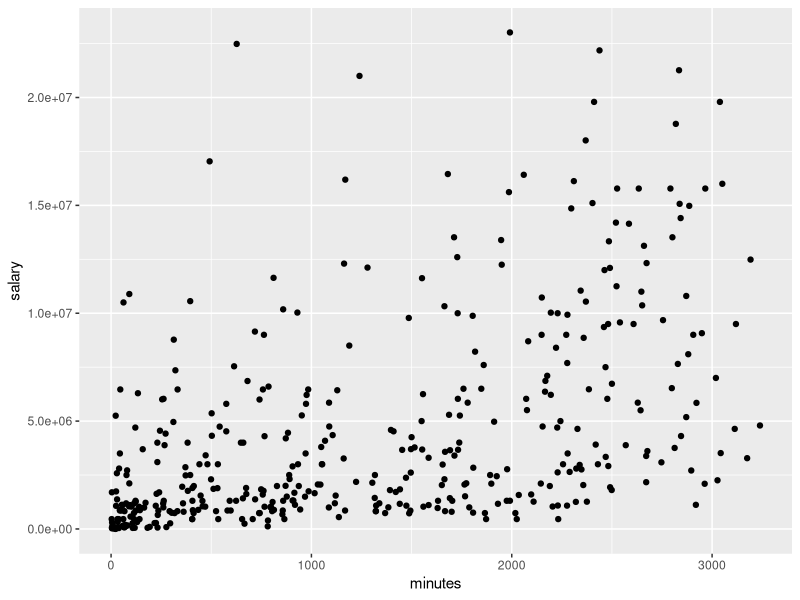
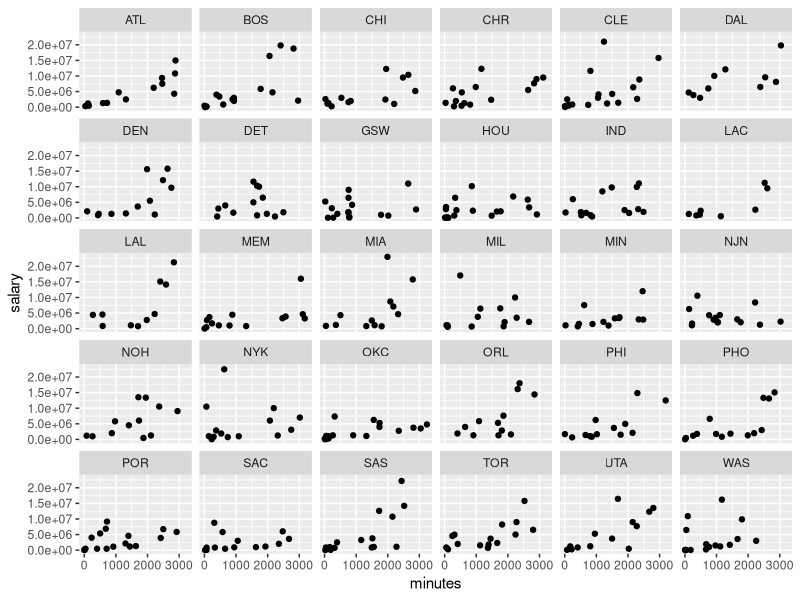
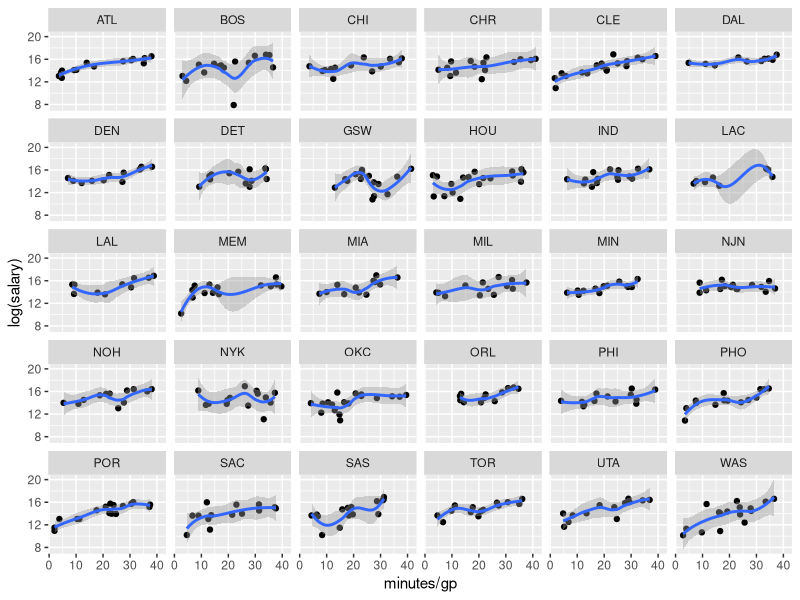
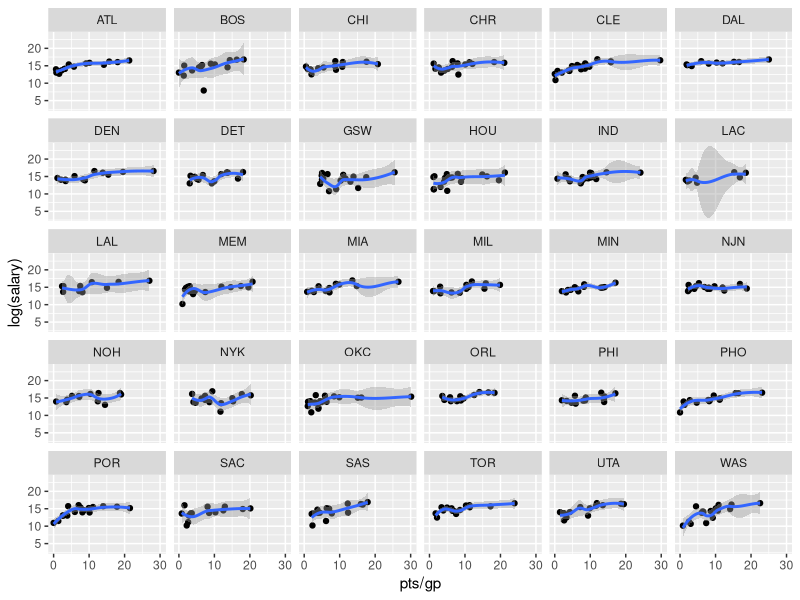
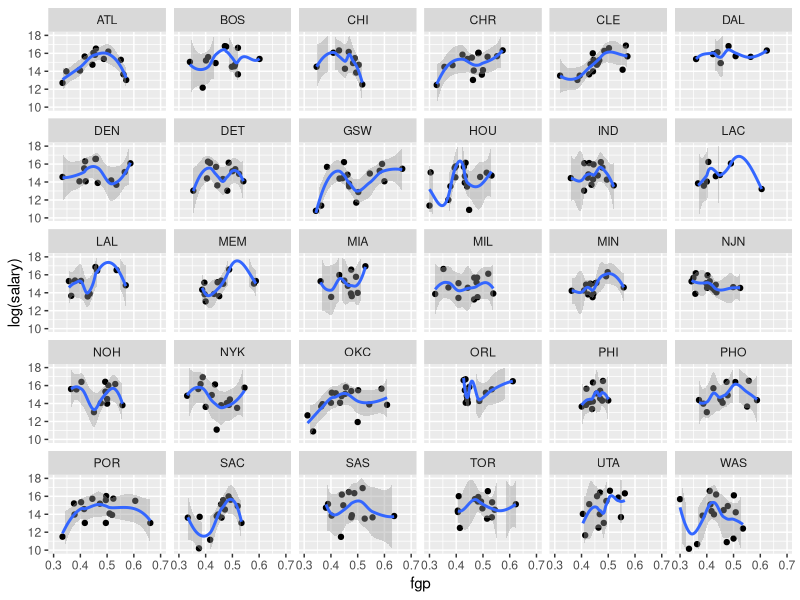
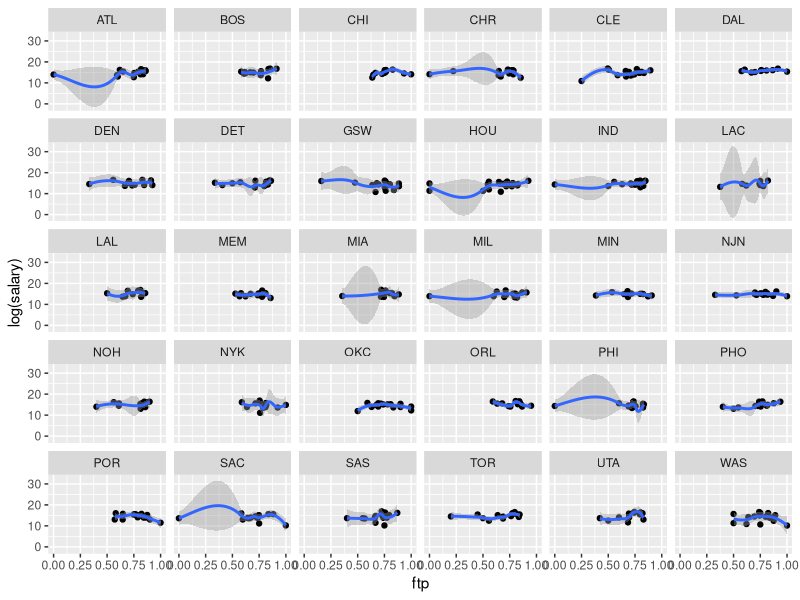
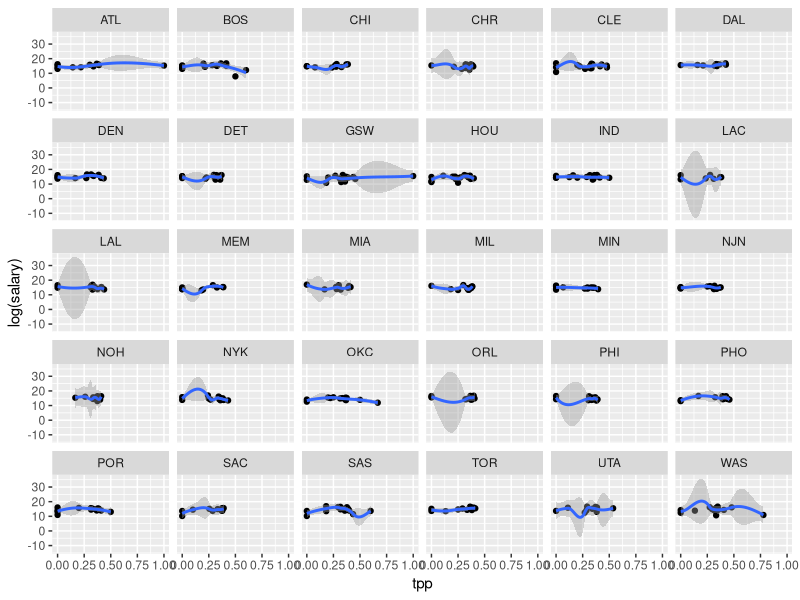
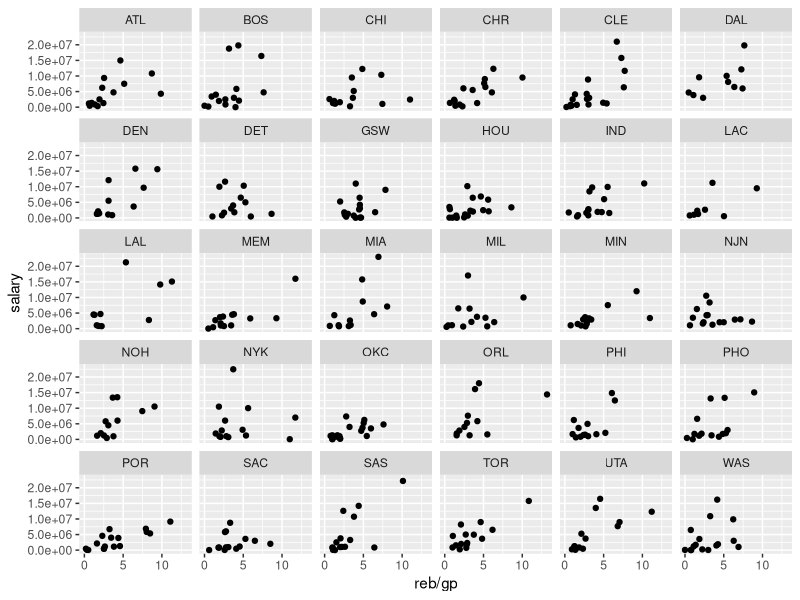

R code for these plots, in order:
##Loading file

bb <- read.csv('bb-2009-all-correct.csv', stringsAsFactors = FALSE)


##Package

install.packages("ggplot2")
library(ggplot2)


##Add new variables

bb$fgp <- bb$fgm/bb$fga
bb$ftp <- bb$ftm/bb$fta
bb$tpp <- bb$tpm/bb$tpa


##Plot, Minutes

qplot(minutes,salary,data=bb)

#From this plot we can find that as minutes go up, players' salary is also moving up.
#But it looks not that much linerly correlated.
#The first reason can be: "different teams have different levels of salary".
#We decide to add "team" as a factor in the plot.

qplot(minutes,salary,data=bb,facets=~team)

#Adding team to the plot makes the plot better, but we can still see some points in the middle of x-axe with a high y-axe position which reflecting that there are some players playing less in total minutes in the season with a higher salary.
#We guess the reason can be "some players can not finish the whole season's games because of some trouble".
#We decide to use "minutes/game" instead of "minutes" so that this problem might be ignored.

qplot(minutes/gp,log(salary),data=bb,facets=~team,geom=c('point','smooth'))

#Finally the plot is much better.
#Overall we can find that as minutes/game increases, the players salaty is increasing.
#There are some players still playing less with higher salary and some playing more with low salary.


##Plot, Points

qplot(pts/gp,log(salary),data=bb,facets=~team,geom=c('point','smooth'))

#Following the experience, we make the plot of points/game vs salary by teams.
#From the plot, we can see that as the points/game goes up, the players salary in increasing, especially for the top attackers in each team, their salary will be the top of the team.


##Plot, fgp ftp tpp

qplot(fgp,log(salary),data=bb,facets=~team,geom=c('point','smooth'),xlim=c(.3,.7),ylim=c(10,18))
qplot(ftp,log(salary),data=bb,facets=~team,geom=c('point','smooth'))
qplot(tpp,log(salary),data=bb,facets=~team,geom=c('point','smooth'))

#By looking at the these plots, we can find that most of the players have the similar percentage of shooting. So, it is really haed to say if there is any certain linear correlations from the plots.


##Plot, reb

qplot(reb/gp,salary,data=bb,facets=~team)

#Thinking about the defence, we choose reb as the variable to see if they are correalted. The plot looks good.
#Although we can see the correaltion that much clear as we have seen from points and minutes, it still makes sense. For most of the teams, the players with top reb/game will get more money comparing with the most of the others.
